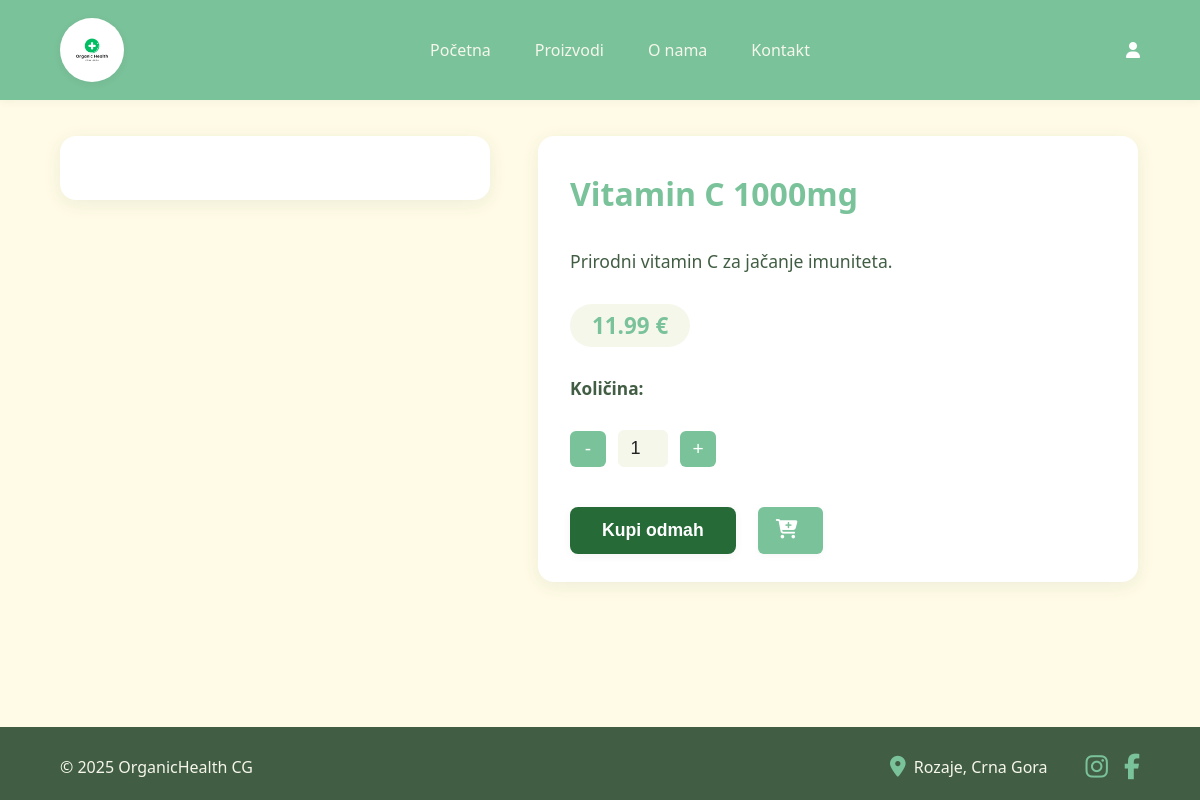
Screenshot of /product.php?id=1 with the database file from the repository.
### tables this page shows
CREATE TABLE `product` (
  `product_id` int(11) NOT NULL AUTO_INCREMENT,
  `name` varchar(255) NOT NULL,
  `description` text DEFAULT NULL,
  `price` decimal(10,2) NOT NULL,
  `stock` int(11) NOT NULL,
  `category_id` int(11) DEFAULT NULL,
  `date_created` datetime DEFAULT NULL,
  `date_updated` datetime DEFAULT NULL,
  `img_url` varchar(255) NOT NULL,
  PRIMARY KEY (`product_id`),
  KEY `category_id` (`category_id`),
  CONSTRAINT `product_ibfk_1` FOREIGN KEY (`category_id`) REFERENCES `categories` (`category_id`)
);

### product.php (the view, shortened to what this page needs)
<?php
require 'utils/connection.php';
$id = $_GET['id'];
$sql = "SELECT * FROM Product WHERE product_id = '$id'";
$result = $konekcija->query($sql);
$product = $result->fetch_assoc();
?>
<!DOCTYPE html>
<html lang="en">
<head>
    <link rel="stylesheet" href="css/product.css">
    <link rel="stylesheet" href="css/styles.css">
    <link rel="stylesheet" href="css/popup.css">
    <link rel="stylesheet" href="https://cdnjs.cloudflare.com/ajax/libs/font-awesome/6.4.2/css/all.min.css">
    </head>
    <body>
    <header>
        <div class="container header-content">
            <a class="logo" href="index.php">
                <img src="/web-shop/slike/logo.jpg" alt="Logo">
            </a>
            <nav class="main-nav">
                <ul>
                    <li><a href="index.php">Početna</a></li>
                    <li><a href="products.php">Proizvodi</a></li>
                    <li><a href="misc/about.php">O nama</a></li>
                    <li><a href="misc/contact.php">Kontakt</a></li>
                </ul>
            </nav>
            <div class="user-actions">
                <?php
                if (empty($_SESSION["role"])) {
                    echo "<a href='login.php'><i class='fas fa-user'></i></a>";
                } else if ($_SESSION["role"] == "user"){
                    echo "<a href='account.php'><i class='fas fa-user'></i></a>";
                    echo "<a href='cart.php'><i class='fa-solid fa-cart-shopping'></i></a>";
                    echo "<a href='utils/logout.php'><i class='fa-solid fa-arrow-right-from-bracket'></i></a>";
                }else if ($_SESSION["role"] == "admin") {
                    echo "<a href='account.php'><i class='fas fa-user'></i></a>";
                    echo "<a href='cart.php'><i class='fa-solid fa-cart-shopping'></i></a>";
                    echo "<a href='adminpanel.php'><i class='fas fa-clipboard-list'></i></a>";
                    echo "<a href='utils/logout.php'><i class='fa-solid fa-arrow-right-from-bracket'></i></a>";
                }
                ?>
        </div>
    </div>
</header>
<main>
    <section class="container product-view">
        <div class="product-view-img">
        </div>
        <div class="product-view-details">
            <h1><?php echo $product["name"] ?></h1>
            <p class="product-view-description"><?php echo $product["description"] ?></p>
            <div class="product-view-price-row">
                <span class="product-view-price"><?php echo $product["price"] ?> €</span>
            </div>
            <label for="quantity" class="product-view-quantity-label">Količina:</label>
            <div class="product-view-quantity">
                <button type="button" class="quantity-btn" onclick="changeQty(-1)">-</button>
                <input type="number" id="quantity" name="quantity" value="1" min="1" disabled>
                <button type="button" class="quantity-btn" onclick="changeQty(1)">+</button>
            </div>
            <div class="product-view-actions">
                <button type="submit" class="buy-now-btn" name="buy_now" onclick="kupi(<?php echo $product['product_id'] ?>)">Kupi odmah</button>
                <button type="button" class="add-to-cart-btn add-to-cart" onclick="addToCart(<?php echo $product['product_id'] ?>)"><i class="fas fa-cart-plus"></i></button>
            </div>
        </div>
    </section>
</main>
<footer>
    <div class="container footer-content">
        <div class="footer-left">
            <p>&copy; 2025 OrganicHealth CG</p>
        </div>
        <div class="footer-right">
            <span class="footer-location">
                <i class="fas fa-map-marker-alt"></i>
                Rozaje, Crna Gora
            </span>
            <span class="footer-social">
                <a href="https://www.instagram.com/organichealthcg" target="_blank" aria-label="Instagram">
                    <i class="fab fa-instagram"></i>
                </a>
                <a href="https://www.facebook.com/p/Organic-Health-CG-61553907063139/" target="_blank" aria-label="Facebook">
                    <i class="fab fa-facebook-f"></i>
                </a>
            </span>
        </div>
    </div>
</footer>
</body>
</html>

### css/product.css (style rules this page uses)
.product-view { display: flex; gap: 48px; align-items: flex-start; margin-top: 46px; margin-bottom: 64px; flex-wrap: wrap; }
.product-view-img { flex: 1 1 320px; min-width: 260px; max-width: 430px; background: var(--white); border-radius: 16px; box-shadow: 0 4px 18px rgba(65,93,67,0.09); display: flex; align-items: center; justify-content: center; padding: 32px 12px; }
.product-view-details { flex: 2 1 430px; min-width: 280px; max-width: 600px; background: var(--white); border-radius: 16px; box-shadow: 0 4px 18px rgba(65,93,67,0.09); padding: 36px 32px 28px 32px; display: flex; flex-direction: column; gap: 24px; }
.product-view-details h1 { font-size: 2rem; color: var(--primary); margin-bottom: 8px; font-weight: 700; }
.product-view-description { font-size: 1.1rem; color: var(--text-light); line-height: 1.65; margin-bottom: 10px; }
.product-view-price-row { margin-bottom: 12px; }
.product-view-price { font-size: 1.4rem; color: var(--primary); font-weight: 700; background: var(--secondary); padding: 6px 22px; border-radius: 24px; }
.product-view-quantity-label { font-weight: 600; color: var(--dark); font-size: 1.08rem; margin-bottom: 6px; }
.product-view-quantity { display: flex; align-items: center; gap: 12px; margin-bottom: 2px; }
.product-view-quantity input[type="number"] { width: 50px; font-size: 1.13rem; text-align: center; border: 1px solid var(--secondary); border-radius: 6px; padding: 7px; background: var(--secondary); color: var(--text-dark); -webkit-appearance: none; -moz-appearance: textfield; appearance: textfield; }
.quantity-btn { background: var(--primary); color: var(--white); border: none; border-radius: 6px; width: 36px; height: 36px; font-size: 1.2rem; cursor: pointer; transition: background 0.2s; display: flex; align-items: center; justify-content: center; }
.product-view-actions { display: flex; gap: 22px; margin-top: 14px; }
.buy-now-btn, .add-to-cart-btn { background: var(--accent); color: var(--white); border: none; border-radius: 8px; font-size: 1.1rem; font-weight: 600; padding: 13px 32px; cursor: pointer; box-shadow: 0 2px 8px rgba(65,93,67,0.06); transition: background 0.2s, transform 0.2s; outline: none; }
.add-to-cart-btn { background: var(--primary); }
.add-to-cart i { margin-right: 8px; font-size: 1.1em; }

### css/styles.css (style rules this page uses)
:root { --primary: #7AC29A; --secondary: #F6F7EB; --accent: #266a37; --dark: #415D43; --light-bg: #FFFBE6; --white: #fff; --text-dark: #222; --text-light: #415D43; }
* { margin: 0; padding: 0; box-sizing: border-box; }
body { font-family: 'Segoe UI', Arial, sans-serif; background: var(--light-bg); color: var(--text-dark); min-height: 100vh; display: flex; flex-direction: column; }
a { color: inherit; text-decoration: none; }
.container { width: 90%; max-width: 1200px; margin: 0 auto; }
header { background: var(--primary); color: var(--white); padding: 18px 0; box-shadow: 0 2px 8px rgba(65,93,67,0.06); }
.header-content { display: flex; align-items: center; justify-content: space-between; flex-wrap: wrap; }
.logo img { width: 64px; height: 64px; border-radius: 50%; object-fit: cover; box-shadow: 0 2px 8px rgba(0,0,0,0.06); display: block; }
.main-nav ul { list-style: none; display: flex; gap: 24px; }
.main-nav a { color: var(--secondary); font-weight: 500; transition: color 0.2s; padding: 4px 10px; border-radius: 6px; }
.user-actions { font-size: 1rem; }
.user-actions a { color: var(--white); margin-left: 10px; font-weight: 500; transition: color 0.2s; }
main { flex: 1 0 auto; padding: 36px 0; }
.add-to-cart { background: var(--primary); color: var(--white); border: none; border-radius: 6px; padding: 9px 18px; cursor: pointer; font-weight: 500; transition: background 0.2s, color 0.2s; box-shadow: 0 2px 6px rgba(65,93,67,0.05); }
footer { background: var(--dark); color: var(--secondary); padding: 22px 0 16px 0; font-size: 1rem; flex-shrink: 0; }
.footer-content { display: flex; justify-content: space-between; align-items: center; flex-wrap: wrap; gap: 16px; }
.footer-left { text-align: left; flex: 1 1 0; min-width: 120px; }
.footer-right { text-align: right; display: flex; align-items: center; justify-content: flex-end; gap: 20px; flex: 1 1 0; min-width: 220px; }
.footer-location { display: flex; align-items: center; gap: 8px; font-size: 1rem; }
.footer-location i { color: var(--primary); font-size: 1.3rem; }
.footer-social { display: flex; gap: 16px; margin-left: 18px; }
.footer-social a { color: var(--primary); font-size: 1.6rem; transition: color 0.2s, transform 0.2s; }

### rows the page displays
product: name "Vitamin C 1000mg", description "Prirodni vitamin C za jačanje imuniteta.", price "11.99"
